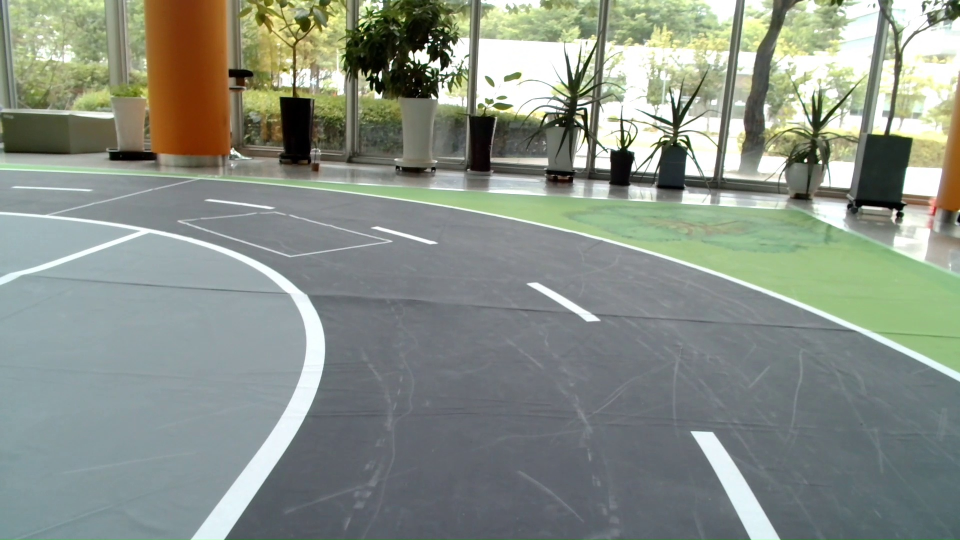
#> input picture dataset/lane_detection/frames/Normal_Left/frame_000008s.jpg, 1920 x 1080 px (shown at 1/2 size); its folder holds only this picture in this run
$ python rules.py
#> lines starting #> are read from the running program, lines starting #| are printed output that depends on the picture; after the words box and inside, x2 and y2 are one past the last pixel; in counts of white or black regions, pixels touching at a corner belong together
#!/usr/bin/env python3
"""Extract lane markings after selecting only the camera's own road."""

from __future__ import annotations

import argparse
from pathlib import Path

import cv2
import numpy as np


IMAGE_SUFFIXES = {".jpg", ".jpeg", ".png", ".bmp"}


def _component_touching_ego(candidate: np.ndarray) -> np.ndarray:
    """Select exactly one asphalt component anchored below the camera.

    Pixels nearer the true camera centre and image bottom receive a larger vote,
    and only the best connected component is returned. This keeps neighbouring
    roads from being retained when they enter the lower seed area at bends.
    """
    height, width = candidate.shape
    count, labels, stats, _ = cv2.connectedComponentsWithStats(candidate, 8)
    if count <= 1:
        return np.zeros_like(candidate)

    y0 = int(height * 0.88)
    x0, x1 = int(width * 0.34), int(width * 0.66)
    yy, xx = np.mgrid[y0:height, x0:x1]
    centre_distance = np.abs(xx - (width - 1) / 2) / max(1.0, width * 0.16)
    bottom_distance = (height - 1 - yy) / max(1.0, height * 0.12)
    weights = np.exp(-2.2 * centre_distance**2) * (1.0 + 1.5 * (1.0 - bottom_distance))

    seed_labels = labels[y0:height, x0:x1]
    minimum_area = width * height * 0.008
    best_id = 0
    best_score = -1.0
    for idx in range(1, count):
        if stats[idx, cv2.CC_STAT_AREA] < minimum_area:
            continue
        score = float(weights[seed_labels == idx].sum())
        if score > best_score:
            best_id, best_score = idx, score

    # A fragmented image can leave no large component. In that case, still use
    # the component with the strongest bottom-centre support rather than a side.
    if best_id == 0:
        for idx in range(1, count):
            score = float(weights[seed_labels == idx].sum())
            if score > best_score:
                best_id, best_score = idx, score

    if best_id == 0 or best_score <= 0:
        return np.zeros_like(candidate)
    return ((labels == best_id).astype(np.uint8) * 255)


def _fill_enclosed_holes(mask: np.ndarray) -> np.ndarray:
    """Fill holes inside a road without expanding across a median."""
    inverse = cv2.bitwise_not(mask)
    _, labels, _, _ = cv2.connectedComponentsWithStats(inverse, 8)
    border_ids = np.unique(np.concatenate((labels[0], labels[-1], labels[:, 0], labels[:, -1])))
    holes = (inverse > 0) & ~np.isin(labels, border_ids)
    result = mask.copy()
    result[holes] = 255
    return result


def _trace_ego_corridor(mask: np.ndarray) -> np.ndarray:
    """Follow the bottom-centre road upward and prune branches after a split."""
    height, width = mask.shape
    traced = np.zeros_like(mask)
    previous: tuple[int, int] | None = None
    max_shift = max(8, int(width * 0.018))

    for y in range(height - 1, int(height * 0.28), -1):
        row = mask[y] > 0
        changes = np.diff(np.pad(row.astype(np.int8), (1, 1)))
        starts = np.flatnonzero(changes == 1)
        ends = np.flatnonzero(changes == -1) - 1
        runs = list(zip(starts.tolist(), ends.tolist()))
        if not runs:
            continue

        if previous is None:
            centre = (width - 1) / 2
            containing = [run for run in runs if run[0] <= centre <= run[1]]
            if containing:
                chosen = max(containing, key=lambda run: run[1] - run[0])
            else:
                chosen = min(runs, key=lambda run: min(abs(run[0] - centre), abs(run[1] - centre)))
        else:
            left, right = previous
            plausible = [
                run for run in runs
                if min(run[1], right + max_shift) >= max(run[0], left - max_shift)
            ]
            if not plausible:
                continue
            previous_centre = (left + right) / 2
            chosen = max(
                plausible,
                key=lambda run: (
                    max(0, min(run[1], right) - max(run[0], left) + 1),
                    -abs((run[0] + run[1]) / 2 - previous_centre),
                ),
            )

        traced[y, chosen[0] : chosen[1] + 1] = 255
        previous = chosen

    vertical = cv2.getStructuringElement(cv2.MORPH_RECT, (3, 9))
    return cv2.morphologyEx(traced, cv2.MORPH_CLOSE, vertical)


def find_ego_road(image: np.ndarray) -> np.ndarray:
    """Segment the asphalt component directly connected to the camera."""
    height, width = image.shape[:2]
    hsv = cv2.cvtColor(image, cv2.COLOR_BGR2HSV)
    lab = cv2.cvtColor(image, cv2.COLOR_BGR2LAB).astype(np.int16)

    # Estimate asphalt colour from several patches at the bottom. The median is
    # insensitive to a white dash passing through one of the patches.
    y0, y1 = int(height * 0.82), int(height * 0.98)
    x0, x1 = int(width * 0.18), int(width * 0.82)
    samples = lab[y0:y1:4, x0:x1:4].reshape(-1, 3)
    sample_value = hsv[y0:y1:4, x0:x1:4, 2].reshape(-1)
    samples = samples[sample_value < np.percentile(sample_value, 72)]
    asphalt = np.median(samples, axis=0)
    distance = np.sqrt(
        0.60 * (lab[..., 0] - asphalt[0]) ** 2
        + 1.25 * (lab[..., 1] - asphalt[1]) ** 2
        + 1.25 * (lab[..., 2] - asphalt[2]) ** 2
    )

    candidate = (
        (distance < 43)
        & (hsv[..., 2] < 185)
        & (hsv[..., 1] < 125)
        & (np.indices((height, width))[0] > int(height * 0.28))
    ).astype(np.uint8) * 255

    scale = max(3, int(round(width / 480)))
    kernel = cv2.getStructuringElement(cv2.MORPH_ELLIPSE, (2 * scale + 1, 2 * scale + 1))
    candidate = cv2.morphologyEx(candidate, cv2.MORPH_CLOSE, kernel, iterations=2)
    candidate = cv2.morphologyEx(candidate, cv2.MORPH_OPEN, kernel, iterations=1)
    road = _component_touching_ego(candidate)

    # Fill only enclosed gaps. A large closing kernel used here previously could
    # cross the green separator and reconnect the neighbouring road.
    road = _fill_enclosed_holes(road)
    return _trace_ego_corridor(road)


def extract_lane_mask(image: np.ndarray, road: np.ndarray) -> np.ndarray:
    """Extract white paint in or immediately bordering the ego-road mask."""
    height, width = image.shape[:2]
    hsv = cv2.cvtColor(image, cv2.COLOR_BGR2HSV)
    b, g, r = cv2.split(image)

    # White paint is bright and nearly neutral. The RGB floor prevents bright
    # green fabric from passing only because its HSV saturation is locally low.
    white = (
        (hsv[..., 2] >= 155)
        & (hsv[..., 1] <= 78)
        & (b >= 135)
        & (g >= 135)
        & (r >= 135)
    ).astype(np.uint8) * 255

    # Include solid edge lines whose centre may sit just outside the asphalt
    # component, but do not dilate far enough to reach a separated road.
    # Keep this margin deliberately narrow: in perspective the green median can
    # be only a few dozen pixels wide. A generous dilation would jump across it
    # and admit the edge line of the road behind it.
    margin = max(6, int(round(width * 0.0055)))
    road_corridor = cv2.dilate(
        road,
        cv2.getStructuringElement(cv2.MORPH_ELLIPSE, (2 * margin + 1, 2 * margin + 1)),
    )
    lane = cv2.bitwise_and(white, road_corridor)

    # All legitimate markings occur on the floor. This also guards against a
    # rare road-mask leak into bright wall signs near the horizon.
    lane[: int(height * 0.40)] = 0
    clean = max(2, int(round(width / 960)))
    lane = cv2.morphologyEx(
        lane,
        cv2.MORPH_OPEN,
        cv2.getStructuringElement(cv2.MORPH_ELLIPSE, (clean, clean)),
    )

    # Discard tiny reflections/noise, retaining both dashed centre markings and
    # long curved boundary markings.
    count, labels, stats, _ = cv2.connectedComponentsWithStats(lane, 8)
    result = np.zeros_like(lane)
    min_area = max(30, int(width * height * 0.000018))
    for idx in range(1, count):
        x, y, component_width, component_height, area = stats[idx]
        # At long range, painted lane pieces lie roughly horizontally in the
        # image. This rejects vertical furniture/sign fragments accidentally
        # touching an asphalt-coloured shadow without assuming a route side.
        far_vertical_object = (
            y + component_height / 2 < height * 0.52
            and component_width < component_height * 1.35
        )
        if (
            area >= min_area
            and max(component_width, component_height) >= max(7, width // 180)
            and not far_vertical_object
        ):
            result[labels == idx] = 255
    return result


def make_overlay(image: np.ndarray, lane: np.ndarray, road: np.ndarray) -> np.ndarray:
    overlay = image.copy()
    tint = np.zeros_like(image)
    tint[road > 0] = (35, 20, 0)
    overlay = cv2.addWeighted(overlay, 1.0, tint, 0.24, 0)

    contours, _ = cv2.findContours(lane, cv2.RETR_EXTERNAL, cv2.CHAIN_APPROX_SIMPLE)
    cv2.drawContours(overlay, contours, -1, (0, 0, 255), 5, cv2.LINE_AA)
    overlay[lane > 0] = (0, 255, 255)
    return overlay


def process_image(source: Path, input_root: Path, output_root: Path) -> None:
    image = cv2.imread(str(source), cv2.IMREAD_COLOR)
    if image is None:
        raise RuntimeError(f"Could not read image: {source}")

    road = find_ego_road(image)
    lane = extract_lane_mask(image, road)
    overlay = make_overlay(image, lane, road)
    relative = source.relative_to(input_root)

    destinations = {
        "overlay": overlay,
        "lane_mask": lane,
        "road_mask": road,
    }
    for directory, result in destinations.items():
        destination = output_root / directory / relative.with_suffix(".png")
        destination.parent.mkdir(parents=True, exist_ok=True)
        if not cv2.imwrite(str(destination), result):
            raise RuntimeError(f"Could not write image: {destination}")


def parse_args() -> argparse.Namespace:
    parser = argparse.ArgumentParser(description=__doc__)
    parser.add_argument("--input", type=Path, default=Path("dataset/lane_detection/frames"))
    parser.add_argument("--output", type=Path, default=Path("result/lane_detection/rules"))
    return parser.parse_args()


def main() -> None:
    args = parse_args()
    sources = sorted(
        path for path in args.input.rglob("*") if path.is_file() and path.suffix.lower() in IMAGE_SUFFIXES
    )
    if not sources:
        raise SystemExit(f"No images found below {args.input}")

    for index, source in enumerate(sources, 1):
        process_image(source, args.input, args.output)
#> in process_image, image is the input picture: shape (1080, 1920, 3); mean B, G, R 134.8, 145, 137.2
#> in find_ego_road, `lab = cv2.cvtColor(image, cv2.COLOR_BGR2LAB).astype(np.int16)`:
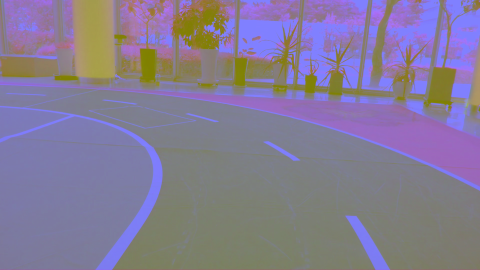
#> lab: shape (1080, 1920, 3) int16 (shown at 1/4 size); mean B, G, R 149.9, 123.8, 132.5
#> in find_ego_road, `sample_value = hsv[y0:y1:4, x0:x1:4, 2].reshape(-1)`: sample_value = 13552 values, max 254 at index 4359, min 92 at index 13007, mean 125.4
#> in find_ego_road, `asphalt = np.median(samples, axis=0)`: asphalt = [108, 127, 124]
#> in find_ego_road, `candidate = ( (distance < 43) & (hsv[..., 2] < 185) & (hsv[..., 1] < 1..`:
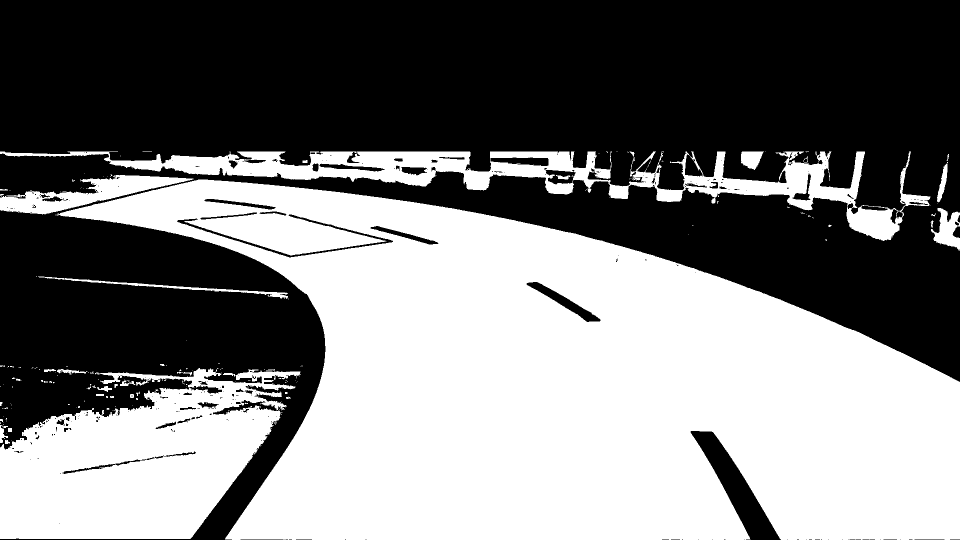
#> candidate: shape (1080, 1920) (shown at 1/2 size); 47.8% white; 203 white regions (161 under 20 px), largest, box (x1, y1, x2, y2) and area: (113, 359, 1920, 1080) 771735, (0, 736, 601, 1078) 130310, (0, 303, 1861, 482) 67105
#> in _component_touching_ego, `count, labels, stats, _ = cv2.connectedComponentsWithStats(candidate, 8)`:
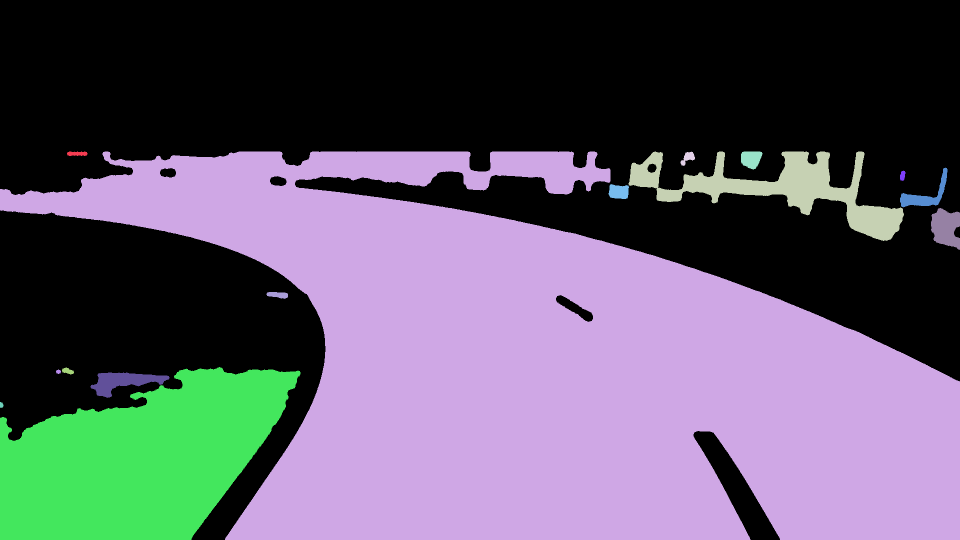
#> labels: shape (1080, 1920) int32 (shown at 1/2 size); 16 distinct labels, from 0 to 15; one colour per label, 0 black
#> in _component_touching_ego, `count, labels, stats, _ = cv2.connectedComponentsWithStats(candidate, 8)`: count = 16; stats = 16 rows, first 6: [0, 0, 1920, 1080, 1046870], [134, 303, 41, 9, 305], [0, 303, 1920, 777, 841957], [1257, 303, 551, 179, 30108], [1361, 303, 29, 29, 410], [1482, 303, 43, 36, 1193]
#> the loop in _component_touching_ego, `for idx in range(1, count):` made 15 passes
#> (score, best_id, best_score) on pass 2: (80688.7, 2, 80688.7)
#> after the loop in _component_touching_ego, `for idx in range(1, count):`: best_id = 2; best_score = 80688.7
#> in _fill_enclosed_holes, `_, labels, _, _ = cv2.connectedComponentsWithStats(inverse, 8)`:
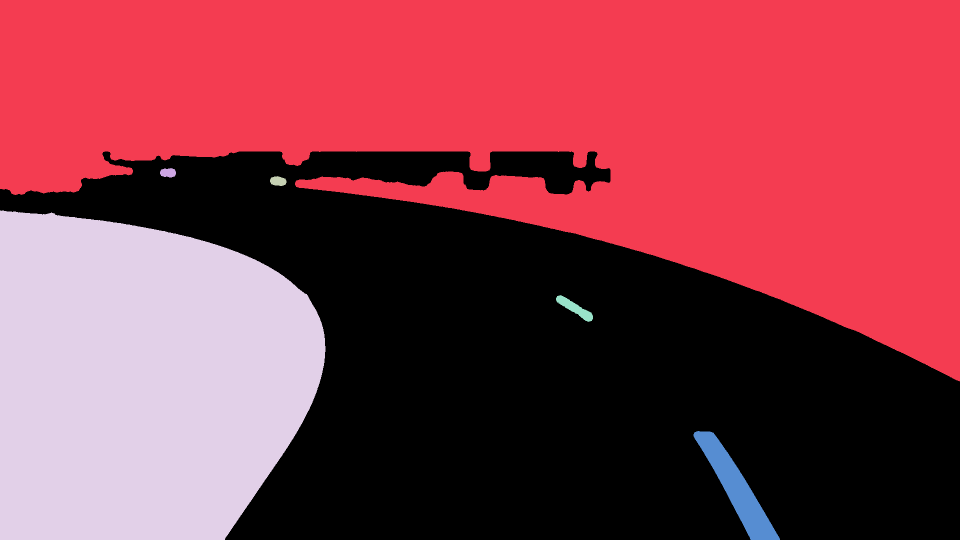
#> labels: shape (1080, 1920) int32 (shown at 1/2 size); 7 distinct labels, from 0 to 6; one colour per label, 0 black
#> in _fill_enclosed_holes, `border_ids = np.unique(np.concatenate((labels[0], labels[-1], labels[:..`: border_ids = [0, 1, 4, 6]
#> in _fill_enclosed_holes, `result[holes] = 255`:
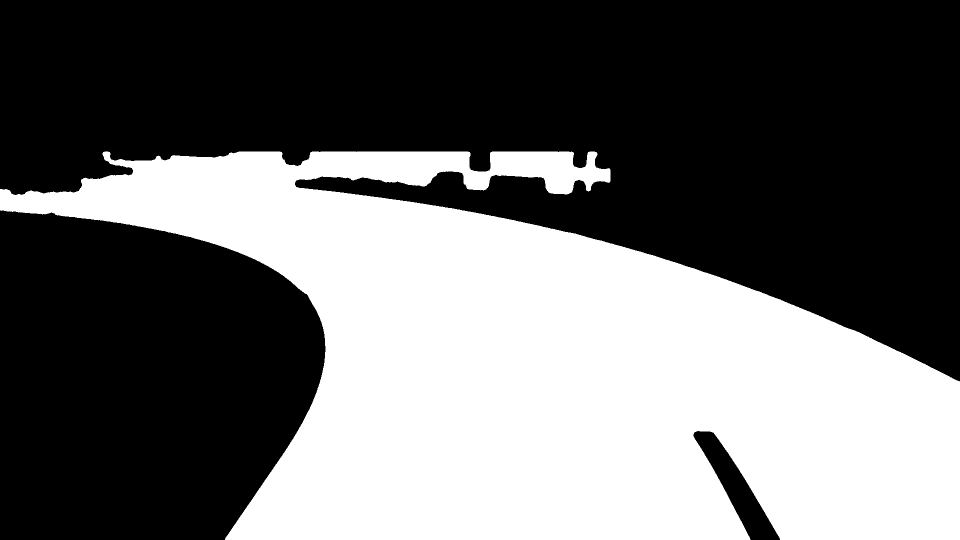
#> result: shape (1080, 1920) (shown at 1/2 size); 40.7% white; 1 white region, box (x1, y1, x2, y2) and area: (0, 303, 1920, 1080) 844318
#> the loop in _trace_ego_corridor, `for y in range(height - 1, int(height * 0.28), -1):` made 777 passes
#> (starts, ends, runs, left, right, previous_centre) on passes 2 to 7: ([450, 1560], [1500, 1919], [(450, 1500), (1560, 1919)], 450, 1500, 975), ([450, 1560], [1499, 1919], [(450, 1499), (1560, 1919)], 450, 1500, 975), ([451, 1559], [1499, 1919], [(451, 1499), (1559, 1919)], 450, 1499, 974.5), ([451, 1559], [1499, 1919], [(451, 1499), (1559, 1919)], 451, 1499, 975), ([452, 1558], [1498, 1919], [(452, 1498), (1558, 1919)], 451, 1499, 975), ([453, 1558], [1498, 1919], [(453, 1498), (1558, 1919)], 452, 1498, 975)
#> in extract_lane_mask, `lane[: int(height * 0.40)] = 0`:
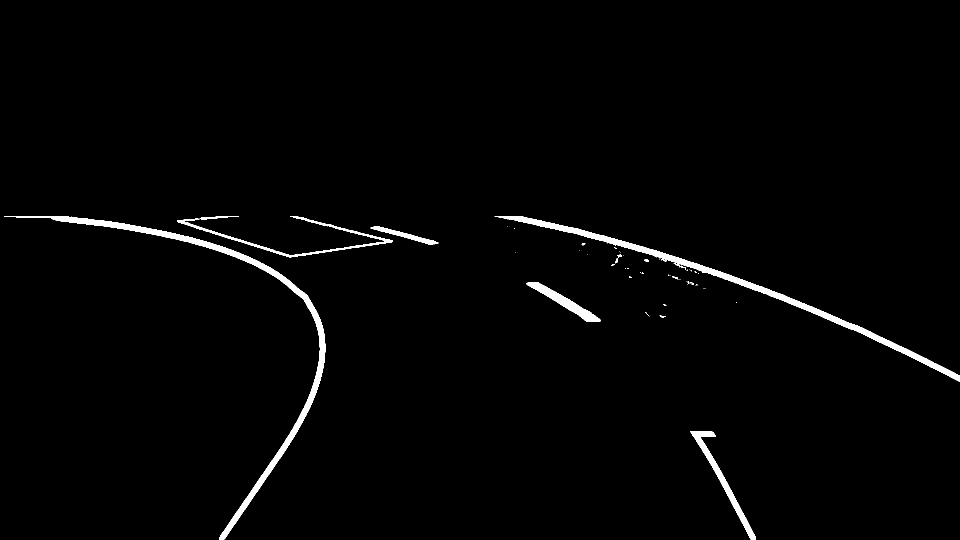
#> lane: shape (1080, 1920) (shown at 1/2 size); 1.6% white; 64 white regions (50 under 20 px), largest, box (x1, y1, x2, y2) and area: (8, 432, 651, 1080) 12522, (989, 432, 1920, 764) 10910, (1381, 862, 1512, 1080) 3147
#> in make_overlay, `overlay[lane > 0] = (0, 255, 255)`:
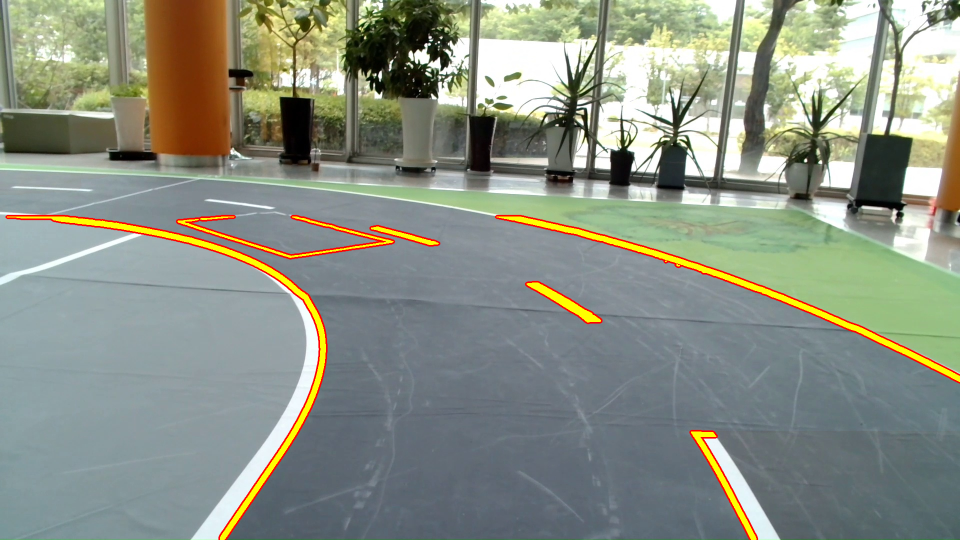
#> overlay: shape (1080, 1920, 3) (shown at 1/2 size); mean B, G, R 132.1, 145.3, 139
        print(f"[{index:>3}/{len(sources)}] {source}")
    print(f"Saved masks and overlays to {args.output}")


if __name__ == "__main__":
#> (the run stopped early here; a loop or call above may not have finished)
